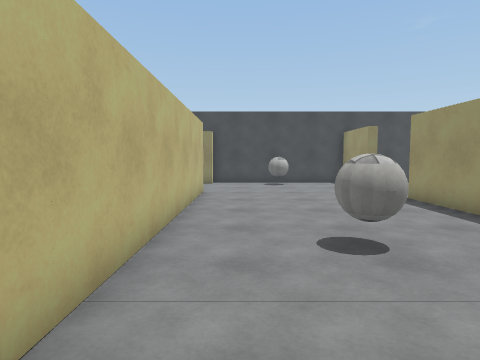
View 1 (above)

24 first-person views from a walk through a scene from a Unity 3-D project. The camera is 1.3 m above the floor, tilts 4° down and sees 75° across. Doors are open. The floor is counted in squares, 1 m on a side. Each view is taken from the middle of a square. On the plan, view 1 faces up. The plan holds only what a view shows up to about 14 squares ahead; the rest is blank. Surface patterns are stand-ins for the level's own textures.

View 2
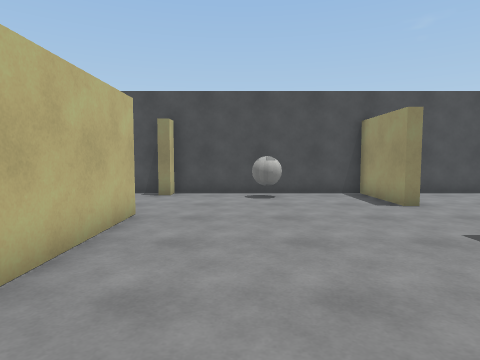

View 3
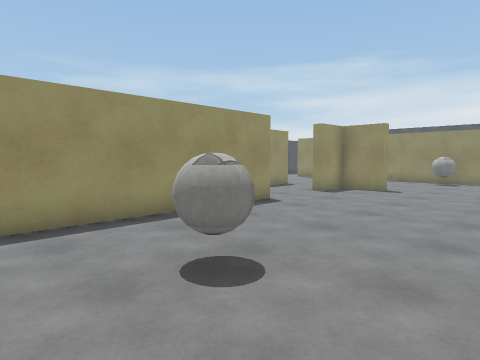

View 4
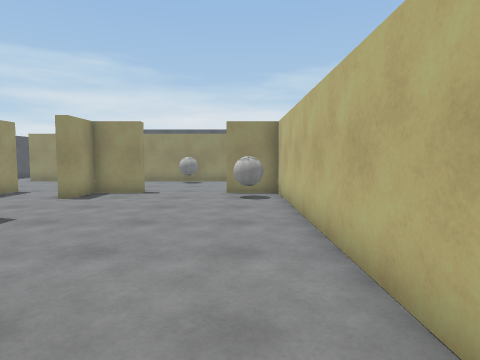

View 5
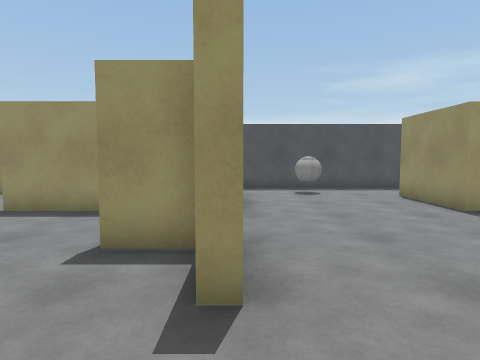

View 6
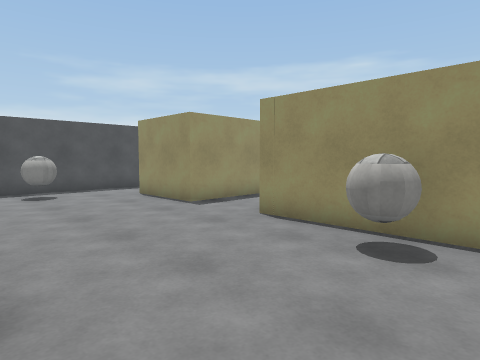

View 7
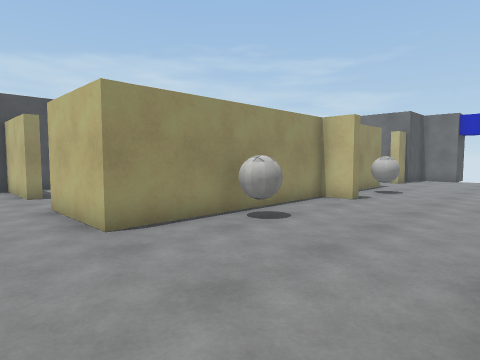

View 8
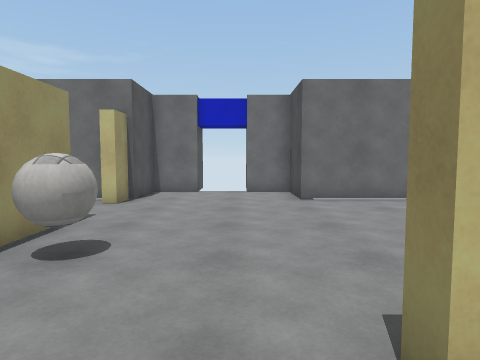

View 9
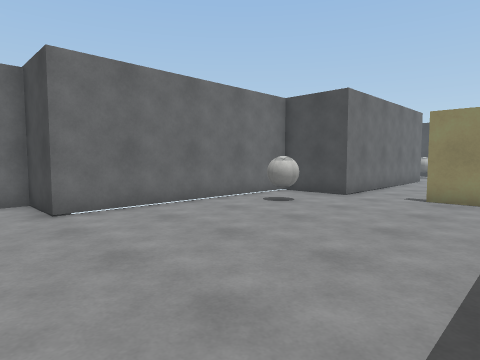

View 10
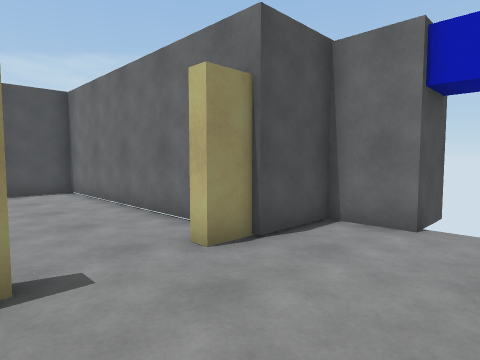

View 11
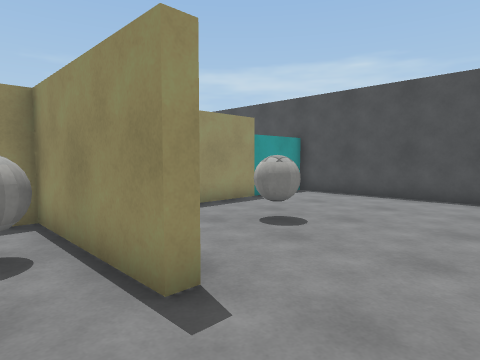

View 12
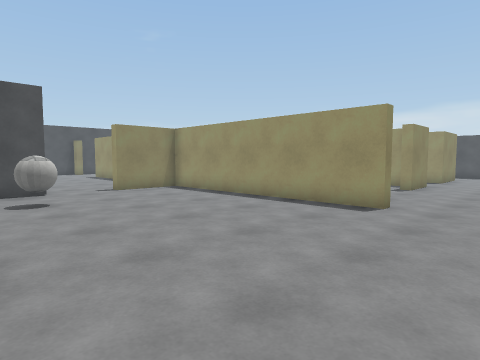

View 13
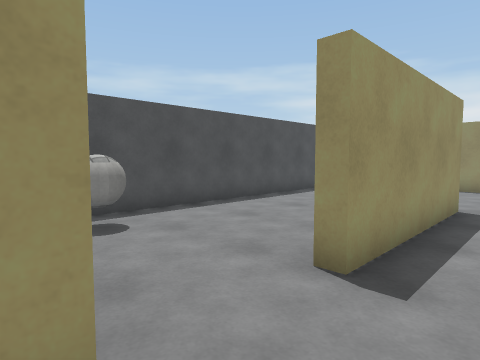

View 14
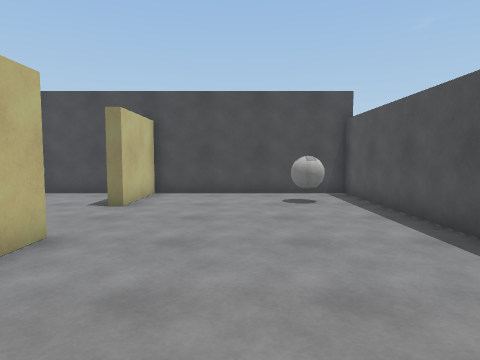

View 15
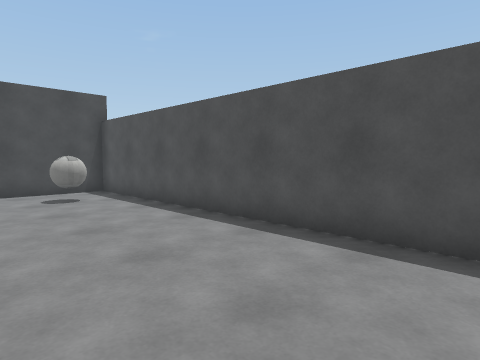

View 16
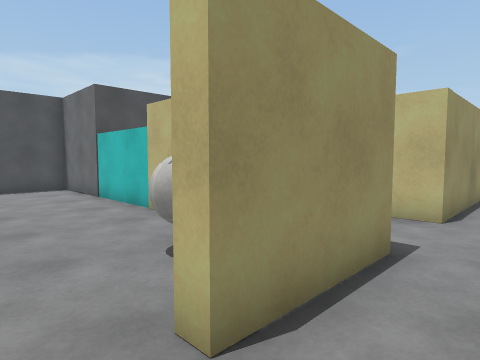

View 17
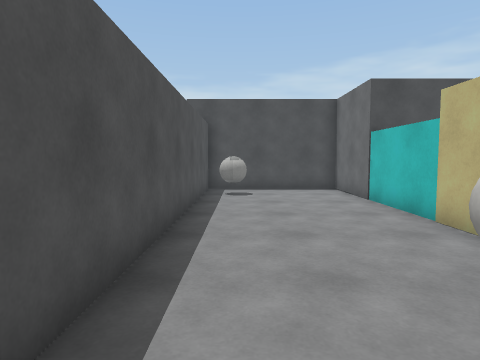

View 18
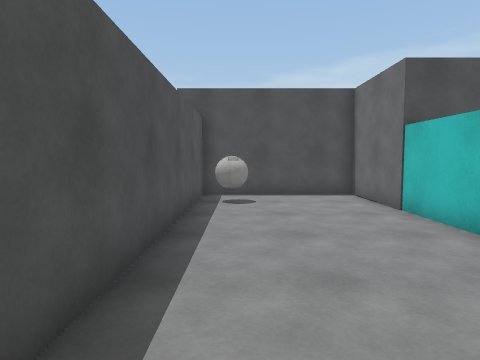

View 19
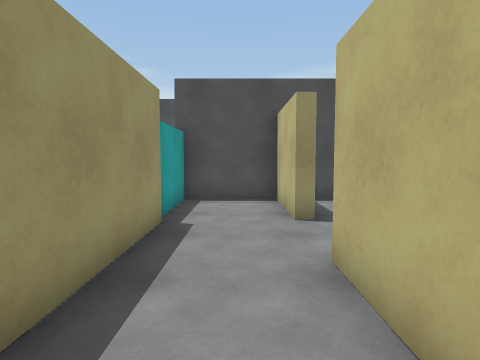

View 20
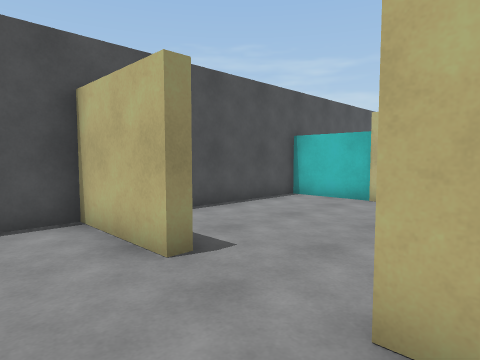

View 21
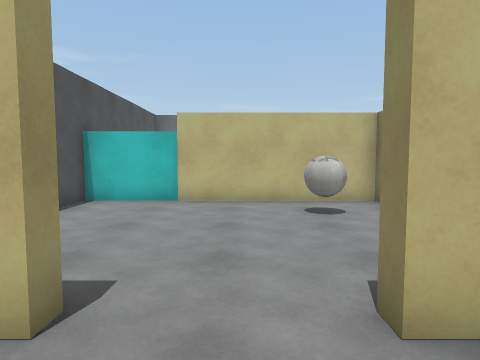

View 22
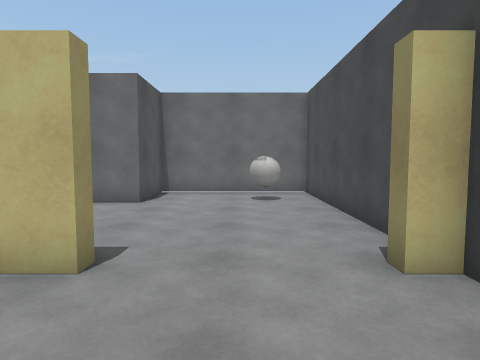

View 23
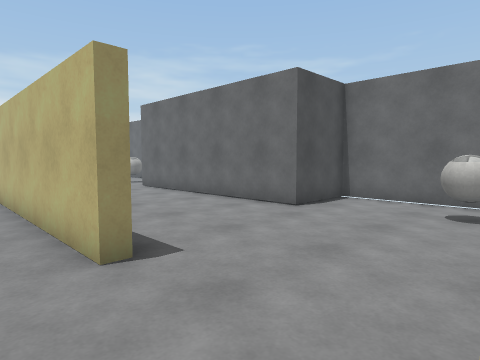

View 24
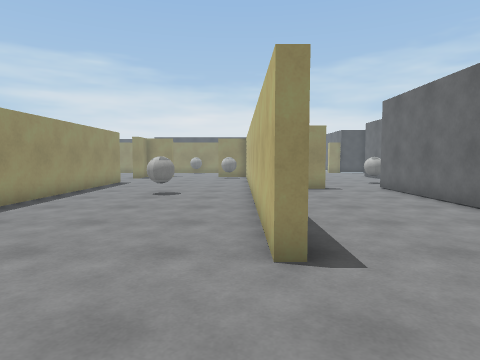

### Floor plan
Key: @ floor where view 1 was taken; # wall or solid block; x gap in a wall; . floor; D open door; ^ raised ledge.
Columns run from 13 left of view 1 to 14 right of it. Each row starts with its distance up from view 1.
 17    ########################
 16    #.......D...x...#......#
 15    #.^.....DD..^...#......#
 14    #.......DD......#....^.#
 13    #.......DD.............#
 12    #.......D..............#
 11    ####....#..............#
 10       #....#.......#......#
  9       #....#.......#......#
  8       #....#.......#......#
  7       #....#.......#^.....#
  6       #....#.......# .....#
  5       #... #...^...#  ....#
  4      ##... #...^...# . ...
  3    ###DDD###.......#. #  #
  2    #..DDD..#.......# .D..
  1    #.......#.......#..D...#
  0    #.#.....#.@.....#..D...##
 -1    #.......#.......D..#....#
 -2    #.......#.......D..#....#
 -3    #.......#.......D..# ...#
 -4    #.......##^.....D..# ...#
 -5    #.......## .....#..#  ..#
 -6  ###.......###...###..#  DDD
 -7  #.........#...............#
 -8 D#........................##
 -9 D.........................^#
-10 ##.......^.................#
-11  ###....#^.#...#^..........#
-12    #DDDD############..###DDD
-13    #.....  #....   #..###..#
-14    #.......#..^....#..###..#
-15    #....^..#.......D..#....#
-16    #.......#.......D..#....#
-17    #.......#.......D..#....#
-18    #.......#.......#..#....#
-19    #.......#.......#..#....#
-20    #.......#.......#..#....#
-21    ####################....#
-22                       #...^#
-23                       #... #
-24                       ######

Positions as (right, up) in squares from view 1, and headings:
1: (0, 0), facing up
2: (1, 5), facing up
3: (-1, 7), facing down-right
4: (0, 6), facing down
5: (1, -6), facing right
6: (1, -6), facing down-right
7: (8, -6), facing down-left
8: (0, -8), facing left
9: (-2, -8), facing up-left
10: (-6, -8), facing down-left
11: (-9, -10), facing down-right
12: (-10, -10), facing up-right
13: (7, 3), facing down-right
14: (9, 5), facing up
15: (8, 4), facing up-right
16: (13, -10), facing down-left
17: (13, -11), facing down
18: (13, -13), facing down
19: (7, -11), facing down
20: (8, -14), facing down-left
21: (8, -16), facing left
22: (2, 14), facing left
23: (0, 16), facing down-left
24: (-1, 16), facing down
